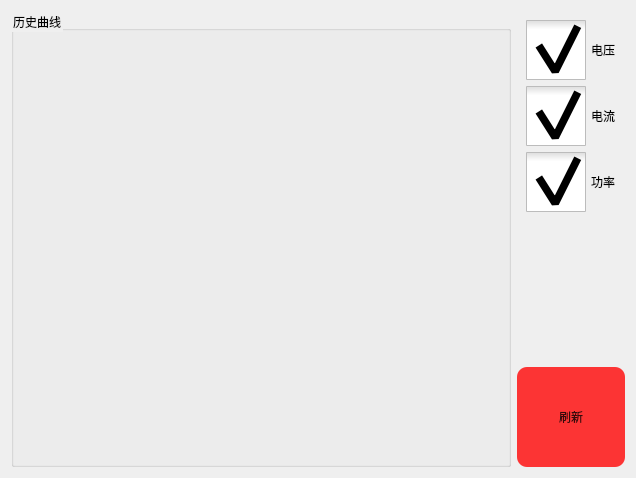
            <widget class="QWidget" name="page_13">
             <layout class="QGridLayout" name="gridLayout_4">
              <item row="1" column="1">
               <widget class="QPushButton" name="flashbtn">
                <property name="sizePolicy">
                 <sizepolicy hsizetype="Preferred" vsizetype="Preferred">
                  <horstretch>0</horstretch>
                  <verstretch>0</verstretch>
                 </sizepolicy>
                </property>
                <property name="minimumSize">
                 <size>
                  <width>0</width>
                  <height>100</height>
                 </size>
                </property>
                <property name="styleSheet">
                 <string notr="true">QPushButton{
    border-radius:10px;
   
	background-color: rgba(255, 0, 0, 200);
	color: rgba(0, 0, 0, 200);
	
	font: 20pt &quot;楷体&quot;;
}

QPushButton:hover{
    border-radius:10px;
    background-color:rgba(255, 25, 25, 150);
}

QPushButton:pressed{
    border-radius:10px;
    background-color:rgba(255, 25, 25, 200);
    pedding-top:5px;
    pedding-left:5px;
}
</string>
                </property>
                <property name="text">
                 <string>刷新</string>
                </property>
               </widget>
              </item>
              <item row="0" column="1">
               <widget class="QWidget" name="widget" native="true">
                <property name="maximumSize">
                 <size>
                  <width>300</width>
                  <height>16777215</height>
                 </size>
                </property>
                <layout class="QVBoxLayout" name="verticalLayout_6">
                 <item>
                  <widget class="QCheckBox" name="checkBox_tem">
                   <property name="styleSheet">
                    <string notr="true">/*RadioButton样式设置*/

QRadioButton::indicator { 

	width: 20px;

	height: 20px;

}

/*单选框未选中样式*/

QRadioButton::indicator::unchecked {
	image: url(:/image/radiobutton-unchecked-md.png);
}

/*单选框选中样式*/

QRadioButton::indicator::checked { 
	image: url(:/image/radiobutton-checked-md.png);
}

/*RadioButton和checkbox字体和间距设置*/

QRadioButton ,QCheckBox{
	spacing: 5px;
	color: rgb(0, 0, 0);
	font: 18pt &quot;黑体&quot;;

}

/*checkbox样式设置*/

QCheckBox::indicator { 
	width: 60px;
	height: 60px;
}

/*未选中*/

QCheckBox::indicator::unchecked {	
	image: url(:/image/checkbox_unchecked.png);
}

/*选中*/

QCheckBox::indicator::checked { 
	image: url(:/image/checkbox_checked.png);
}</string>
                   </property>
                   <property name="text">
                    <string>电压</string>
                   </property>
                   <property name="checked">
                    <bool>true</bool>
                   </property>
                  </widget>
                 </item>
                 <item>
                  <widget class="QCheckBox" name="checkBox_hum">
                   <property name="styleSheet">
                    <string notr="true">/*RadioButton样式设置*/

QRadioButton::indicator { 

	width: 20px;

	height: 20px;

}

/*单选框未选中样式*/

QRadioButton::indicator::unchecked {
	image: url(:/image/radiobutton-unchecked-md.png);
}

/*单选框选中样式*/

QRadioButton::indicator::checked { 
	image: url(:/image/radiobutton-checked-md.png);
}

/*RadioButton和checkbox字体和间距设置*/

QRadioButton ,QCheckBox{
	spacing: 5px;
	color: rgb(0, 0, 0);
	font: 18pt &quot;黑体&quot;;

}

/*checkbox样式设置*/

QCheckBox::indicator { 
	width: 60px;
	height: 60px;
}

/*未选中*/

QCheckBox::indicator::unchecked {	
	image: url(:/image/checkbox_unchecked.png);
}

/*选中*/

QCheckBox::indicator::checked { 
	image: url(:/image/checkbox_checked.png);
}</string>
                   </property>
                   <property name="text">
                    <string>电流</string>
                   </property>
                   <property name="checked">
                    <bool>true</bool>
                   </property>
                  </widget>
                 </item>
                 <item>
                  <widget class="QCheckBox" name="checkBox_smo">
                   <property name="styleSheet">
                    <string notr="true">/*RadioButton样式设置*/

QRadioButton::indicator { 

	width: 20px;

	height: 20px;

}

/*单选框未选中样式*/

QRadioButton::indicator::unchecked {
	image: url(:/image/radiobutton-unchecked-md.png);
}

/*单选框选中样式*/

QRadioButton::indicator::checked { 
	image: url(:/image/radiobutton-checked-md.png);
}

/*RadioButton和checkbox字体和间距设置*/

QRadioButton ,QCheckBox{
	spacing: 5px;
	color: rgb(0, 0, 0);
	font: 18pt &quot;黑体&quot;;

}

/*checkbox样式设置*/

QCheckBox::indicator { 
	width: 60px;
	height: 60px;
}

/*未选中*/

QCheckBox::indicator::unchecked {	
	image: url(:/image/checkbox_unchecked.png);
}

/*选中*/

QCheckBox::indicator::checked { 
	image: url(:/image/checkbox_checked.png);
}</string>
                   </property>
                   <property name="text">
                    <string>功率</string>
                   </property>
                   <property name="checked">
                    <bool>true</bool>
                   </property>
                  </widget>
                 </item>
                 <item>
                  <spacer name="verticalSpacer_4">
                   <property name="orientation">
                    <enum>Qt::Vertical</enum>
                   </property>
                   <property name="sizeHint" stdset="0">
                    <size>
                     <width>20</width>
                     <height>140</height>
                    </size>
                   </property>
                  </spacer>
                 </item>
                </layout>
               </widget>
              </item>
              <item row="0" column="0" rowspan="2">
               <widget class="QGroupBox" name="groupBox_3">
                <property name="minimumSize">
                 <size>
                  <width>500</width>
                  <height>0</height>
                 </size>
                </property>
                <property name="styleSheet">
                 <string notr="true">font: 20pt &quot;等线&quot;;
color: rgb(0, 0, 0);</string>
                </property>
                <property name="title">
                 <string>历史曲线</string>
                </property>
                <layout class="QGridLayout" name="gridLayout_16">
                 <item row="0" column="0">
                  <widget class="QChartView" name="widget_4" native="true"/>
                 </item>
                </layout>
               </widget>
              </item>
             </layout>
            </widget>
